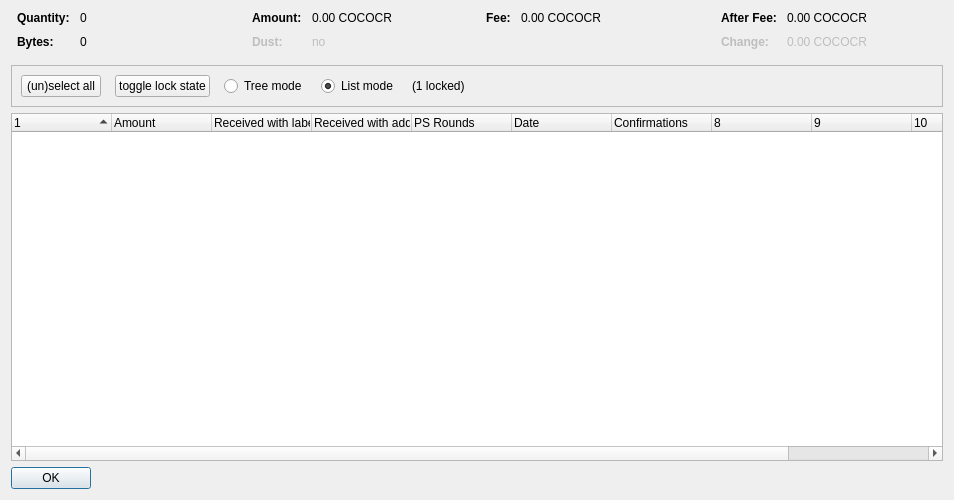
<?xml version="1.0" encoding="UTF-8"?>
<ui version="4.0">
 <class>CoinControlDialog</class>
 <widget class="QDialog" name="CoinControlDialog">
  <property name="geometry">
   <rect>
    <x>0</x>
    <y>0</y>
    <width>954</width>
    <height>500</height>
   </rect>
  </property>
  <property name="windowTitle">
   <string>Coin Selection</string>
  </property>
  <layout class="QVBoxLayout" name="verticalLayout">
   <item>
    <layout class="QHBoxLayout" name="horizontalLayoutTop" stretch="0,0,0,0">
     <property name="topMargin">
      <number>0</number>
     </property>
     <property name="bottomMargin">
      <number>10</number>
     </property>
     <item>
      <layout class="QFormLayout" name="formLayoutCoinControl1">
       <property name="horizontalSpacing">
        <number>10</number>
       </property>
       <property name="verticalSpacing">
        <number>10</number>
       </property>
       <property name="leftMargin">
        <number>6</number>
       </property>
       <property name="rightMargin">
        <number>6</number>
       </property>
       <item row="0" column="0">
        <widget class="QLabel" name="labelCoinControlQuantityText">
         <property name="font">
          <font>
           <weight>75</weight>
           <bold>true</bold>
          </font>
         </property>
         <property name="text">
          <string>Quantity:</string>
         </property>
        </widget>
       </item>
       <item row="0" column="1">
        <widget class="QLabel" name="labelCoinControlQuantity">
         <property name="cursor">
          <cursorShape>IBeamCursor</cursorShape>
         </property>
         <property name="contextMenuPolicy">
          <enum>Qt::ActionsContextMenu</enum>
         </property>
         <property name="text">
          <string notr="true">0</string>
         </property>
         <property name="textInteractionFlags">
          <set>Qt::LinksAccessibleByMouse|Qt::TextSelectableByKeyboard|Qt::TextSelectableByMouse</set>
         </property>
        </widget>
       </item>
       <item row="1" column="0">
        <widget class="QLabel" name="labelCoinControlBytesText">
         <property name="font">
          <font>
           <weight>75</weight>
           <bold>true</bold>
          </font>
         </property>
         <property name="text">
          <string>Bytes:</string>
         </property>
        </widget>
       </item>
       <item row="1" column="1">
        <widget class="QLabel" name="labelCoinControlBytes">
         <property name="cursor">
          <cursorShape>IBeamCursor</cursorShape>
         </property>
         <property name="contextMenuPolicy">
          <enum>Qt::ActionsContextMenu</enum>
         </property>
         <property name="text">
          <string notr="true">0</string>
         </property>
         <property name="textInteractionFlags">
          <set>Qt::LinksAccessibleByMouse|Qt::TextSelectableByKeyboard|Qt::TextSelectableByMouse</set>
         </property>
        </widget>
       </item>
      </layout>
     </item>
     <item>
      <layout class="QFormLayout" name="formLayoutCoinControl2">
       <property name="horizontalSpacing">
        <number>10</number>
       </property>
       <property name="verticalSpacing">
        <number>10</number>
       </property>
       <property name="leftMargin">
        <number>6</number>
       </property>
       <property name="rightMargin">
        <number>6</number>
       </property>
       <item row="0" column="0">
        <widget class="QLabel" name="labelCoinControlAmountText">
         <property name="font">
          <font>
           <weight>75</weight>
           <bold>true</bold>
          </font>
         </property>
         <property name="text">
          <string>Amount:</string>
         </property>
        </widget>
       </item>
       <item row="0" column="1">
        <widget class="QLabel" name="labelCoinControlAmount">
         <property name="cursor">
          <cursorShape>IBeamCursor</cursorShape>
         </property>
         <property name="contextMenuPolicy">
          <enum>Qt::ActionsContextMenu</enum>
         </property>
         <property name="text">
          <string notr="true">0.00 COCOCR</string>
         </property>
         <property name="textInteractionFlags">
          <set>Qt::LinksAccessibleByMouse|Qt::TextSelectableByKeyboard|Qt::TextSelectableByMouse</set>
         </property>
        </widget>
       </item>
       <item row="1" column="0">
        <widget class="QLabel" name="labelCoinControlLowOutputText">
         <property name="enabled">
          <bool>false</bool>
         </property>
         <property name="font">
          <font>
           <weight>75</weight>
           <bold>true</bold>
          </font>
         </property>
         <property name="text">
          <string>Dust:</string>
         </property>
        </widget>
       </item>
       <item row="1" column="1">
        <widget class="QLabel" name="labelCoinControlLowOutput">
         <property name="enabled">
          <bool>false</bool>
         </property>
         <property name="cursor">
          <cursorShape>IBeamCursor</cursorShape>
         </property>
         <property name="contextMenuPolicy">
          <enum>Qt::ActionsContextMenu</enum>
         </property>
         <property name="text">
          <string notr="true">no</string>
         </property>
         <property name="textInteractionFlags">
          <set>Qt::LinksAccessibleByMouse|Qt::TextSelectableByKeyboard|Qt::TextSelectableByMouse</set>
         </property>
        </widget>
       </item>
      </layout>
     </item>
     <item>
      <layout class="QFormLayout" name="formLayoutCoinControl3">
       <property name="horizontalSpacing">
        <number>10</number>
       </property>
       <property name="verticalSpacing">
        <number>10</number>
       </property>
       <property name="leftMargin">
        <number>6</number>
       </property>
       <property name="rightMargin">
        <number>6</number>
       </property>
       <item row="0" column="0">
        <widget class="QLabel" name="labelCoinControlFeeText">
         <property name="font">
          <font>
           <weight>75</weight>
           <bold>true</bold>
          </font>
         </property>
         <property name="text">
          <string>Fee:</string>
         </property>
        </widget>
       </item>
       <item row="0" column="1">
        <widget class="QLabel" name="labelCoinControlFee">
         <property name="cursor">
          <cursorShape>IBeamCursor</cursorShape>
         </property>
         <property name="contextMenuPolicy">
          <enum>Qt::ActionsContextMenu</enum>
         </property>
         <property name="text">
          <string notr="true">0.00 COCOCR</string>
         </property>
         <property name="textInteractionFlags">
          <set>Qt::LinksAccessibleByMouse|Qt::TextSelectableByKeyboard|Qt::TextSelectableByMouse</set>
         </property>
        </widget>
       </item>
      </layout>
     </item>
     <item>
      <layout class="QFormLayout" name="formLayoutCoinControl4">
       <property name="horizontalSpacing">
        <number>10</number>
       </property>
       <property name="verticalSpacing">
        <number>10</number>
       </property>
       <property name="leftMargin">
        <number>6</number>
       </property>
       <property name="rightMargin">
        <number>6</number>
       </property>
       <item row="0" column="0">
        <widget class="QLabel" name="labelCoinControlAfterFeeText">
         <property name="font">
          <font>
           <weight>75</weight>
           <bold>true</bold>
          </font>
         </property>
         <property name="text">
          <string>After Fee:</string>
         </property>
        </widget>
       </item>
       <item row="0" column="1">
        <widget class="QLabel" name="labelCoinControlAfterFee">
         <property name="cursor">
          <cursorShape>IBeamCursor</cursorShape>
         </property>
         <property name="contextMenuPolicy">
          <enum>Qt::ActionsContextMenu</enum>
         </property>
         <property name="text">
          <string notr="true">0.00 COCOCR</string>
         </property>
         <property name="textInteractionFlags">
          <set>Qt::LinksAccessibleByMouse|Qt::TextSelectableByKeyboard|Qt::TextSelectableByMouse</set>
         </property>
        </widget>
       </item>
       <item row="1" column="0">
        <widget class="QLabel" name="labelCoinControlChangeText">
         <property name="enabled">
          <bool>false</bool>
         </property>
         <property name="font">
          <font>
           <weight>75</weight>
           <bold>true</bold>
          </font>
         </property>
         <property name="text">
          <string>Change:</string>
         </property>
        </widget>
       </item>
       <item row="1" column="1">
        <widget class="QLabel" name="labelCoinControlChange">
         <property name="enabled">
          <bool>false</bool>
         </property>
         <property name="cursor">
          <cursorShape>IBeamCursor</cursorShape>
         </property>
         <property name="contextMenuPolicy">
          <enum>Qt::ActionsContextMenu</enum>
         </property>
         <property name="text">
          <string notr="true">0.00 COCOCR</string>
         </property>
         <property name="textInteractionFlags">
          <set>Qt::LinksAccessibleByMouse|Qt::TextSelectableByKeyboard|Qt::TextSelectableByMouse</set>
         </property>
        </widget>
       </item>
      </layout>
     </item>
    </layout>
   </item>
   <item>
    <widget class="QFrame" name="frame">
     <property name="minimumSize">
      <size>
       <width>0</width>
       <height>40</height>
      </size>
     </property>
     <property name="frameShape">
      <enum>QFrame::StyledPanel</enum>
     </property>
     <property name="frameShadow">
      <enum>QFrame::Sunken</enum>
     </property>
     <layout class="QHBoxLayout" name="horizontalLayout">
      <item>
       <layout class="QHBoxLayout" name="horizontalLayoutPanel" stretch="0,0,0,0,0,0">
        <property name="spacing">
         <number>14</number>
        </property>
        <item>
         <widget class="QPushButton" name="pushButtonSelectAll">
          <property name="sizePolicy">
           <sizepolicy hsizetype="Maximum" vsizetype="Fixed">
            <horstretch>0</horstretch>
            <verstretch>0</verstretch>
           </sizepolicy>
          </property>
          <property name="text">
           <string>(un)select all</string>
          </property>
          <property name="autoDefault">
           <bool>false</bool>
          </property>
         </widget>
        </item>
        <item>
         <widget class="QPushButton" name="pushButtonToggleLock">
          <property name="sizePolicy">
           <sizepolicy hsizetype="Maximum" vsizetype="Fixed">
            <horstretch>0</horstretch>
            <verstretch>0</verstretch>
           </sizepolicy>
          </property>
          <property name="text">
           <string>toggle lock state</string>
          </property>
          <property name="autoDefault">
           <bool>false</bool>
          </property>
         </widget>
        </item>
        <item>
         <widget class="QRadioButton" name="radioTreeMode">
          <property name="sizePolicy">
           <sizepolicy hsizetype="Maximum" vsizetype="Fixed">
            <horstretch>0</horstretch>
            <verstretch>0</verstretch>
           </sizepolicy>
          </property>
          <property name="text">
           <string>Tree mode</string>
          </property>
         </widget>
        </item>
        <item>
         <widget class="QRadioButton" name="radioListMode">
          <property name="sizePolicy">
           <sizepolicy hsizetype="Maximum" vsizetype="Fixed">
            <horstretch>0</horstretch>
            <verstretch>0</verstretch>
           </sizepolicy>
          </property>
          <property name="text">
           <string>List mode</string>
          </property>
          <property name="checked">
           <bool>true</bool>
          </property>
         </widget>
        </item>
        <item>
         <widget class="QLabel" name="labelLocked">
          <property name="text">
           <string>(1 locked)</string>
          </property>
         </widget>
        </item>
        <item>
         <spacer name="horizontalSpacer">
          <property name="orientation">
           <enum>Qt::Horizontal</enum>
          </property>
          <property name="sizeHint" stdset="0">
           <size>
            <width>40</width>
            <height>20</height>
           </size>
          </property>
         </spacer>
        </item>
       </layout>
      </item>
     </layout>
    </widget>
   </item>
   <item>
    <widget class="CoinControlTreeWidget" name="treeWidget">
     <property name="contextMenuPolicy">
      <enum>Qt::CustomContextMenu</enum>
     </property>
     <property name="sortingEnabled">
      <bool>false</bool>
     </property>
     <property name="columnCount">
      <number>11</number>
     </property>
     <attribute name="headerShowSortIndicator" stdset="0">
      <bool>true</bool>
     </attribute>
     <attribute name="headerStretchLastSection">
      <bool>false</bool>
     </attribute>
     <column>
      <property name="text">
       <string/>
      </property>
     </column>
     <column>
      <property name="text">
       <string>Amount</string>
      </property>
     </column>
     <column>
      <property name="text">
       <string>Received with label</string>
      </property>
     </column>
     <column>
      <property name="text">
       <string>Received with address</string>
      </property>
     </column>
     <column>
      <property name="text">
       <string>PS Rounds</string>
      </property>
     </column>
     <column>
      <property name="text">
       <string>Date</string>
      </property>
     </column>
     <column>
      <property name="text">
       <string>Confirmations</string>
      </property>
      <property name="toolTip">
       <string>Confirmed</string>
      </property>
     </column>
     <column>
      <property name="text">
       <string/>
      </property>
     </column>
     <column>
      <property name="text">
       <string/>
      </property>
     </column>
     <column>
      <property name="text">
       <string/>
      </property>
     </column>
     <column>
      <property name="text">
       <string/>
      </property>
     </column>
    </widget>
   </item>
   <item>
    <widget class="QDialogButtonBox" name="buttonBox">
     <property name="sizePolicy">
      <sizepolicy hsizetype="Maximum" vsizetype="Fixed">
       <horstretch>0</horstretch>
       <verstretch>0</verstretch>
      </sizepolicy>
     </property>
     <property name="orientation">
      <enum>Qt::Horizontal</enum>
     </property>
     <property name="standardButtons">
      <set>QDialogButtonBox::Ok</set>
     </property>
    </widget>
   </item>
  </layout>
 </widget>
 <customwidgets>
  <customwidget>
   <class>CoinControlTreeWidget</class>
   <extends>QTreeWidget</extends>
   <header>coincontroltreewidget.h</header>
  </customwidget>
 </customwidgets>
 <resources/>
 <connections/>
</ui>
